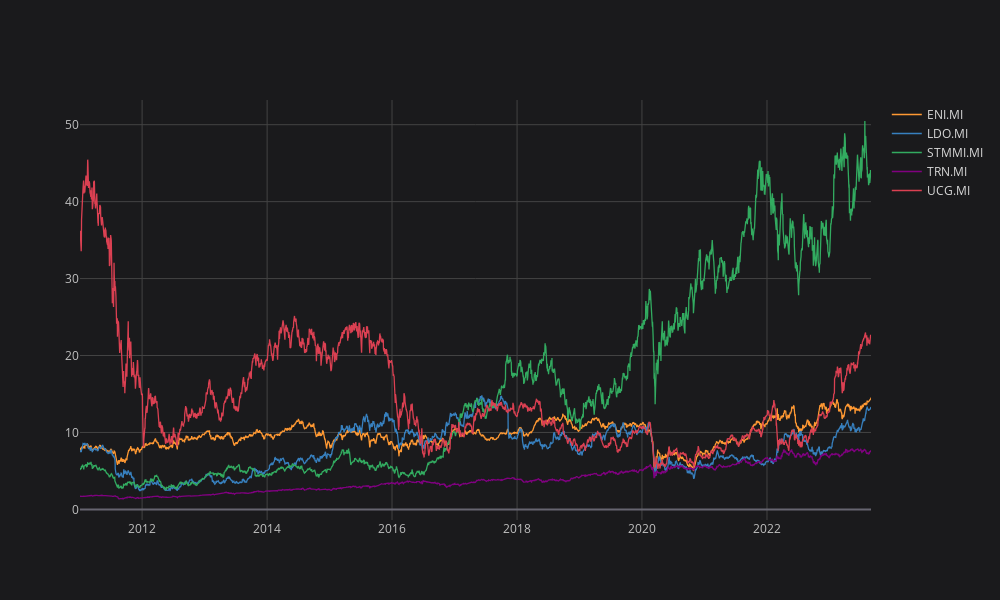

This figure's notebook cell:
### Code cell
# Plot price history
df.iplot(kind='line')

### Figure 1 — Plotly figure (JSON) as saved in the notebook; plotly's stock layout.template omitted (floating-point values rounded to 4 significant figures; data arrays with more than 128 entries replaced by an {"elided": "..."} marker saying what was removed)
{"data": [{"line": {"color": "rgba(255, 153, 51, 1.0)", "dash": "solid", "shape": "linear", "width": 1.3}, "mode": "lines", "name": "ENI.MI", "text": "", "type": "scatter", "x": {"elided": "3220 str values"}, "y": {"elided": "3220 float values"}}, {"line": {"color": "rgba(55, 128, 191, 1.0)", "dash": "solid", "shape": "linear", "width": 1.3}, "mode": "lines", "name": "LDO.MI", "text": "", "type": "scatter", "x": {"elided": "3220 str values"}, "y": {"elided": "3220 float values"}}, {"line": {"color": "rgba(50, 171, 96, 1.0)", "dash": "solid", "shape": "linear", "width": 1.3}, "mode": "lines", "name": "STMMI.MI", "text": "", "type": "scatter", "x": {"elided": "3220 str values"}, "y": {"elided": "3220 float values"}}, {"line": {"color": "rgba(128, 0, 128, 1.0)", "dash": "solid", "shape": "linear", "width": 1.3}, "mode": "lines", "name": "TRN.MI", "text": "", "type": "scatter", "x": {"elided": "3220 str values"}, "y": {"elided": "3220 float values"}}, {"line": {"color": "rgba(219, 64, 82, 1.0)", "dash": "solid", "shape": "linear", "width": 1.3}, "mode": "lines", "name": "UCG.MI", "text": "", "type": "scatter", "x": {"elided": "3220 str values"}, "y": {"elided": "3220 float values"}}], "layout": {"height": 600, "legend": {"bgcolor": "#1A1A1C", "font": {"color": "#D9D9D9"}}, "paper_bgcolor": "#1A1A1C", "plot_bgcolor": "#1A1A1C", "title": {"font": {"color": "#D9D9D9"}}, "width": 1000, "xaxis": {"gridcolor": "#434343", "showgrid": true, "tickfont": {"color": "#C2C2C2"}, "title": {"font": {"color": "#D9D9D9"}, "text": ""}, "zerolinecolor": "#666570"}, "yaxis": {"gridcolor": "#434343", "showgrid": true, "tickfont": {"color": "#C2C2C2"}, "title": {"font": {"color": "#D9D9D9"}, "text": ""}, "zerolinecolor": "#666570"}}}
